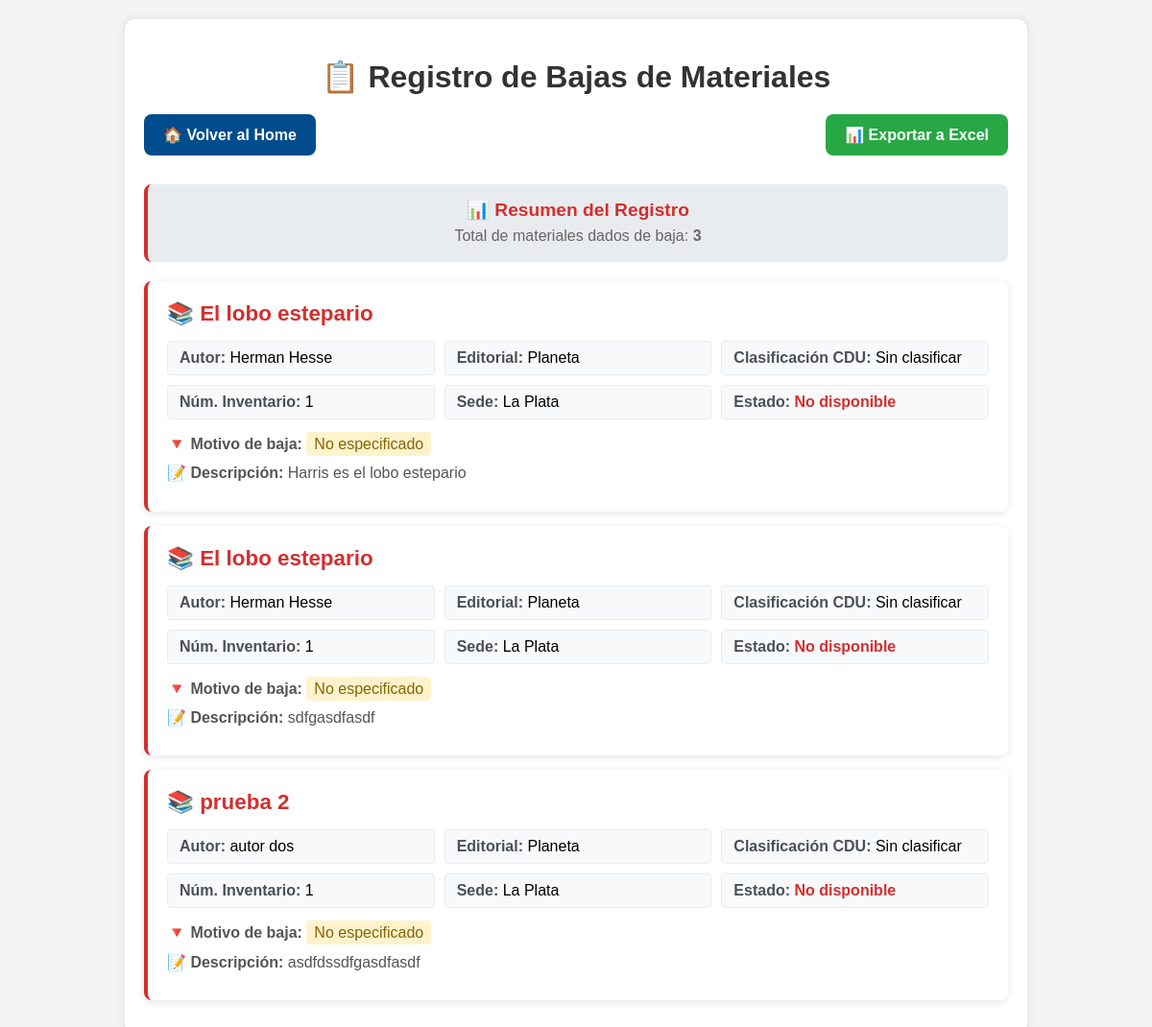
/libros/registro-de-bajas/, run on an earlier commit of the app's database.
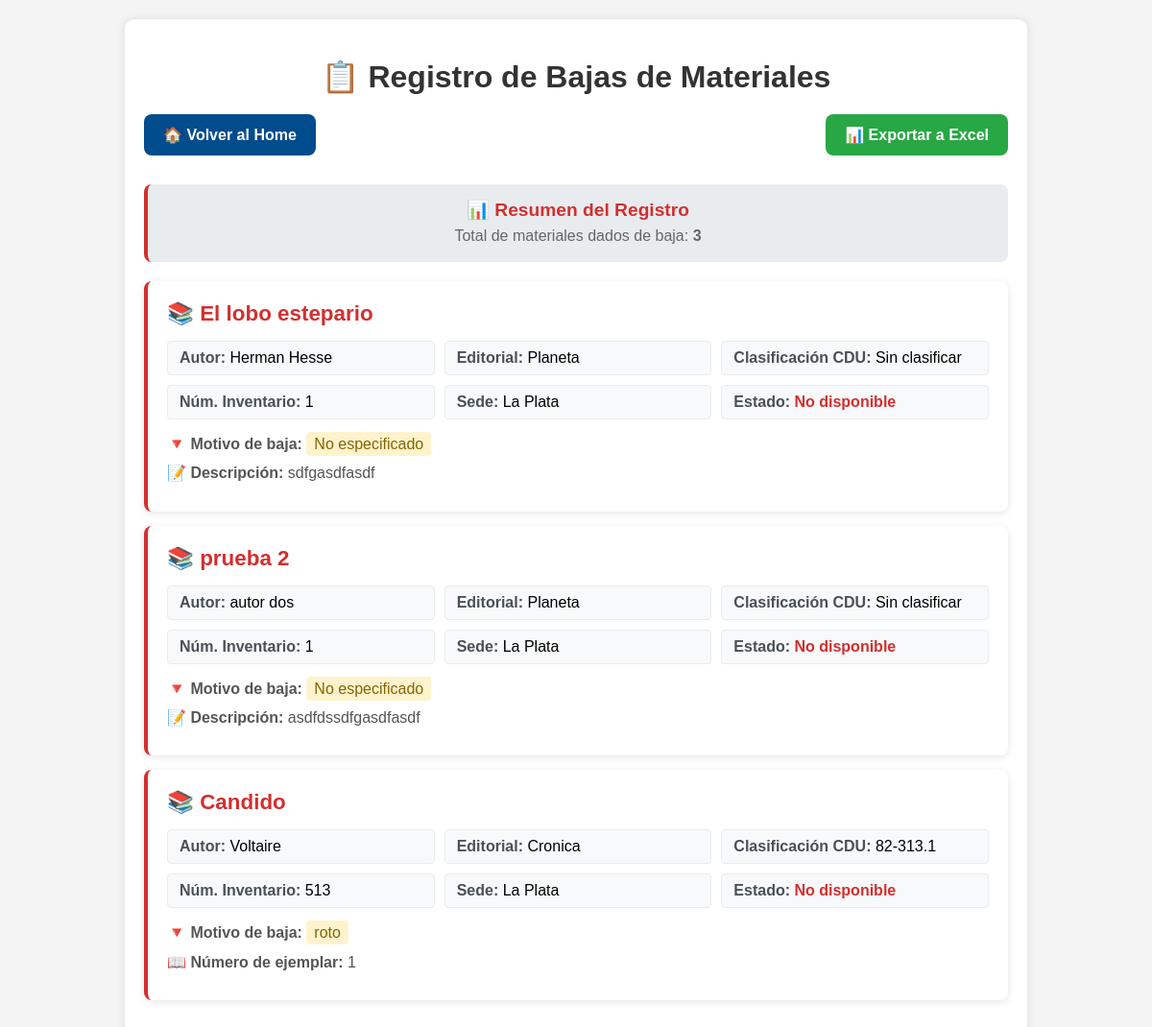
And on a later commit of the database.
### libros/models.py (models this page shows, shortened)
class Inventario(models.Model):
    id_inventario = models.AutoField(primary_key=True)
    estado = models.CharField(max_length=255, null=True, default="Disponible")
    motivo_baja = models.CharField(max_length=255, null=True)
    descripcion = models.TextField(null=True)
    num_ejemplar = models.IntegerField(null=True)
    imagen_rota = models.ImageField(
        upload_to='imagenes_rota/', null=True, blank=True)

class Libro(Inventario):
    id_libro = models.AutoField(primary_key=True)
    titulo = models.CharField(max_length=255)
    autor = models.CharField(max_length=255)
    editorial = models.CharField(max_length=255)
    clasificacion_cdu = models.CharField(max_length=255, null=False, default='Sin clasificar')
    siglas_autor_titulo = models.CharField(max_length=255, null=False, default='ABC')
    num_inventario = models.IntegerField(null=False, default=1)
    resumen = models.TextField()
    etiqueta_palabra_clave = models.TextField(default='Roma,Historia,Clasica')
    sede = models.TextField(default='La Plata')
    disponibilidad = models.CharField(max_length=255, null=True, default="Disponible")
    observaciones = models.TextField(default='Esta es una observación')
    img = models.URLField()

class Inventario(models.Model):
    id_inventario = models.AutoField(primary_key=True)
    estado = models.CharField(max_length=255, null=True, default="Disponible")
    motivo_baja = models.CharField(max_length=255, null=True)
    descripcion = models.TextField(null=True)
    num_ejemplar = models.IntegerField(null=True)
    imagen_rota = models.ImageField(
        upload_to='imagenes_rota/', null=True, blank=True)

### libros/views.py (the view)
# urls.py: path('registro-de-bajas/', views.registro_bajas, name='registro_de_bajas'),
def registro_bajas(request):
    libros_no_disponibles = Libro.objects.filter(estado='No disponible')
    context = {
        'libros_no_disponibles': libros_no_disponibles,
    }
    return render(request, 'libros/registro_bajas.html', context)

### libros/templates/libros/registro_bajas.html (shortened to what this page needs)
<!DOCTYPE html>
<html lang="es">
<head>
</head>
<body>
    <div class="container">
        <h1>📋 Registro de Bajas de Materiales</h1>
        <div class="action-buttons">
            <a href="{% url 'pantalla_principal' %}" class="btn-home">
                🏠 Volver al Home
            </a>
            {% if libros_no_disponibles %}
                <a href="{% url 'exportar_bajas_excel' %}" class="btn-export" id="btn-exportar">
                    📊 Exportar a Excel
                </a>
            {% endif %}
        </div>
        {% if libros_no_disponibles %}
        <div class="results-summary">
            <h3>📊 Resumen del Registro</h3>
            <p>Total de materiales dados de baja: <strong>{{ libros_no_disponibles|length }}</strong></p>
        </div>
        {% endif %}
        <div>
            {% if libros_no_disponibles %}
                <ul>
                    {% for libro in libros_no_disponibles %}
                        <li>
                            <h2>📚 {{ libro.titulo }}</h2>
                            <div class="info-grid">
                                <div class="info-item">
                                    <strong>Autor:</strong> {{ libro.autor|default:"No especificado" }}
                                </div>
                                <div class="info-item">
                                    <strong>Editorial:</strong> {{ libro.editorial|default:"No especificada" }}
                                </div>
                                <div class="info-item">
                                    <strong>Clasificación CDU:</strong> {{ libro.clasificacion_cdu|default:"Sin clasificar" }}
                                </div>
                                <div class="info-item">
                                    <strong>Núm. Inventario:</strong> {{ libro.num_inventario|default:"N/A" }}
                                </div>
                                <div class="info-item">
                                    <strong>Sede:</strong> {{ libro.sede|default:"No especificada" }}
                                </div>
                                <div class="info-item">
                                    <strong>Estado:</strong> <span style="color: #d32f2f; font-weight: bold;">{{ libro.estado }}</span>
                                </div>
                            </div>
                            <div style="margin-top: 15px;">
                                <p><strong>🔻 Motivo de baja:</strong>
                                    <span style="background-color: #fff3cd; padding: 4px 8px; border-radius: 4px; color: #856404;">
                                        {{ libro.motivo_baja|default:"No especificado" }}
                                    </span>
                                </p>
                                {% if libro.descripcion %}
                                <p><strong>📝 Descripción:</strong> {{ libro.descripcion }}</p>
                                {% endif %}
                                {% if libro.num_ejemplar %}
                                <p><strong>📖 Número de ejemplar:</strong> {{ libro.num_ejemplar }}</p>
                                {% endif %}
                            </div>
                        </li>
                    {% endfor %}
                </ul>
            {% else %}
                <div class="no-disponibles">
                    ✅ No hay libros dados de baja actualmente.
                    <br><br>
                    <small>Todos los materiales están disponibles en el catálogo.</small>
                </div>
            {% endif %}
        </div>
    </div>
</body>
</html>

What changed in the data, as far as the page shows it:
no longer on this page (row unchanged): Libro: titulo "El lobo estepario", autor "Herman Hesse", editorial "Planeta", clasificacion_cdu "Sin clasificar", num_inventario "1", sede "La Plata", estado "No disponible", motivo_baja "No especificado", descripcion "Harris es el lobo estepario"
added Libro: titulo "Candido", autor "Voltaire", editorial "Cronica", clasificacion_cdu "82-313.1", num_inventario "513", sede "La Plata", estado "No disponible", motivo_baja "roto", num_ejemplar "1"
